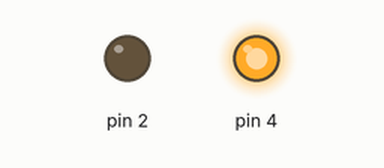
Simulated run of this sketch. Board: Arduino Uno, built with avr-gcc and run on an emulated ATmega328P. On the bench: output pins drawn as LEDs (lit = HIGH).

Above: at 0.1 s.
Timing chart, 0 to 1.6 s (numbered marks = the images above):
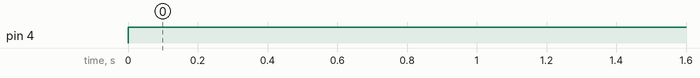

Measured:
- by itself, pin 4: LOW → HIGH at 0.00 s

The sketch:

NebelMaschine1.ino
```cpp
#include <DMXSerial.h>


void setup() {
  // put your setup code here, to run once:
pinMode(4, OUTPUT);
digitalWrite(4,LOW);
DMXSerial.init(DMXReceiver);

}

void loop() {
  // put your main code here, to run repeatedly:
if(DMXSerial.read(11)<150){
  digitalWrite(4,HIGH);
}
else{
  digitalWrite(4,LOW);
}
}
```
